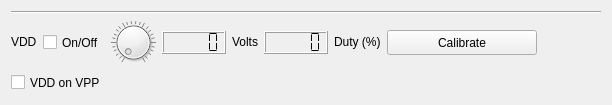
           <widget class="QFrame" name="frameVdd">
            <property name="frameShape">
             <enum>QFrame::NoFrame</enum>
            </property>
            <property name="frameShadow">
             <enum>QFrame::Plain</enum>
            </property>
            <layout class="QVBoxLayout" name="verticalLayout_4">
             <item>
              <widget class="Line" name="line_5">
               <property name="sizePolicy">
                <sizepolicy hsizetype="Fixed" vsizetype="Fixed">
                 <horstretch>0</horstretch>
                 <verstretch>0</verstretch>
                </sizepolicy>
               </property>
               <property name="minimumSize">
                <size>
                 <width>590</width>
                 <height>0</height>
                </size>
               </property>
               <property name="maximumSize">
                <size>
                 <width>590</width>
                 <height>16777215</height>
                </size>
               </property>
               <property name="orientation">
                <enum>Qt::Horizontal</enum>
               </property>
              </widget>
             </item>
             <item>
              <layout class="QHBoxLayout" name="horizontalLayout_9">
               <item>
                <widget class="QLabel" name="labelVdd">
                 <property name="sizePolicy">
                  <sizepolicy hsizetype="Minimum" vsizetype="Fixed">
                   <horstretch>0</horstretch>
                   <verstretch>0</verstretch>
                  </sizepolicy>
                 </property>
                 <property name="text">
                  <string notr="true">VDD</string>
                 </property>
                </widget>
               </item>
               <item>
                <widget class="QCheckBox" name="checkBoxVddCtrl">
                 <property name="sizePolicy">
                  <sizepolicy hsizetype="Minimum" vsizetype="Fixed">
                   <horstretch>0</horstretch>
                   <verstretch>0</verstretch>
                  </sizepolicy>
                 </property>
                 <property name="minimumSize">
                  <size>
                   <width>0</width>
                   <height>23</height>
                  </size>
                 </property>
                 <property name="text">
                  <string>On/Off</string>
                 </property>
                </widget>
               </item>
               <item>
                <widget class="QDial" name="dialVdd">
                 <property name="sizePolicy">
                  <sizepolicy hsizetype="Fixed" vsizetype="Fixed">
                   <horstretch>0</horstretch>
                   <verstretch>0</verstretch>
                  </sizepolicy>
                 </property>
                 <property name="minimumSize">
                  <size>
                   <width>45</width>
                   <height>45</height>
                  </size>
                 </property>
                 <property name="maximumSize">
                  <size>
                   <width>45</width>
                   <height>45</height>
                  </size>
                 </property>
                 <property name="maximum">
                  <number>100</number>
                 </property>
                 <property name="value">
                  <number>0</number>
                 </property>
                 <property name="sliderPosition">
                  <number>0</number>
                 </property>
                 <property name="tracking">
                  <bool>true</bool>
                 </property>
                 <property name="orientation">
                  <enum>Qt::Horizontal</enum>
                 </property>
                 <property name="invertedAppearance">
                  <bool>false</bool>
                 </property>
                 <property name="invertedControls">
                  <bool>false</bool>
                 </property>
                 <property name="wrapping">
                  <bool>false</bool>
                 </property>
                 <property name="notchTarget">
                  <double>3.700000000000000</double>
                 </property>
                 <property name="notchesVisible">
                  <bool>true</bool>
                 </property>
                </widget>
               </item>
               <item>
                <widget class="QLCDNumber" name="lcdNumberVdd">
                 <property name="sizePolicy">
                  <sizepolicy hsizetype="Minimum" vsizetype="Fixed">
                   <horstretch>0</horstretch>
                   <verstretch>0</verstretch>
                  </sizepolicy>
                 </property>
                 <property name="minimumSize">
                  <size>
                   <width>0</width>
                   <height>23</height>
                  </size>
                 </property>
                 <property name="smallDecimalPoint">
                  <bool>false</bool>
                 </property>
                 <property name="digitCount">
                  <number>5</number>
                 </property>
                 <property name="segmentStyle">
                  <enum>QLCDNumber::Flat</enum>
                 </property>
                </widget>
               </item>
               <item>
                <widget class="QLabel" name="labelVddVolts">
                 <property name="sizePolicy">
                  <sizepolicy hsizetype="Minimum" vsizetype="Fixed">
                   <horstretch>0</horstretch>
                   <verstretch>0</verstretch>
                  </sizepolicy>
                 </property>
                 <property name="text">
                  <string>Volts</string>
                 </property>
                </widget>
               </item>
               <item>
                <widget class="QLCDNumber" name="lcdNumberVddDuty">
                 <property name="sizePolicy">
                  <sizepolicy hsizetype="Minimum" vsizetype="Fixed">
                   <horstretch>0</horstretch>
                   <verstretch>0</verstretch>
                  </sizepolicy>
                 </property>
                 <property name="minimumSize">
                  <size>
                   <width>0</width>
                   <height>23</height>
                  </size>
                 </property>
                 <property name="segmentStyle">
                  <enum>QLCDNumber::Flat</enum>
                 </property>
                </widget>
               </item>
               <item>
                <widget class="QLabel" name="labelVddDuty">
                 <property name="sizePolicy">
                  <sizepolicy hsizetype="Minimum" vsizetype="Fixed">
                   <horstretch>0</horstretch>
                   <verstretch>0</verstretch>
                  </sizepolicy>
                 </property>
                 <property name="text">
                  <string>Duty (%)</string>
                 </property>
                </widget>
               </item>
               <item>
                <widget class="QPushButton" name="pushButtonVddInitCal">
                 <property name="sizePolicy">
                  <sizepolicy hsizetype="Fixed" vsizetype="Fixed">
                   <horstretch>0</horstretch>
                   <verstretch>0</verstretch>
                  </sizepolicy>
                 </property>
                 <property name="minimumSize">
                  <size>
                   <width>150</width>
                   <height>25</height>
                  </size>
                 </property>
                 <property name="maximumSize">
                  <size>
                   <width>16777215</width>
                   <height>16777215</height>
                  </size>
                 </property>
                 <property name="baseSize">
                  <size>
                   <width>0</width>
                   <height>0</height>
                  </size>
                 </property>
                 <property name="text">
                  <string>Calibrate</string>
                 </property>
                 <property name="checkable">
                  <bool>false</bool>
                 </property>
                 <property name="autoRepeatInterval">
                  <number>100</number>
                 </property>
                 <property name="flat">
                  <bool>false</bool>
                 </property>
                </widget>
               </item>
               <item>
                <spacer name="horizontalSpacer_5">
                 <property name="orientation">
                  <enum>Qt::Horizontal</enum>
                 </property>
                 <property name="sizeHint" stdset="0">
                  <size>
                   <width>40</width>
                   <height>20</height>
                  </size>
                 </property>
                </spacer>
               </item>
              </layout>
             </item>
             <item>
              <widget class="QCheckBox" name="checkBoxVddOnVpp">
               <property name="minimumSize">
                <size>
                 <width>0</width>
                 <height>23</height>
                </size>
               </property>
               <property name="text">
                <string notr="true">VDD on VPP</string>
               </property>
              </widget>
             </item>
            </layout>
           </widget>
